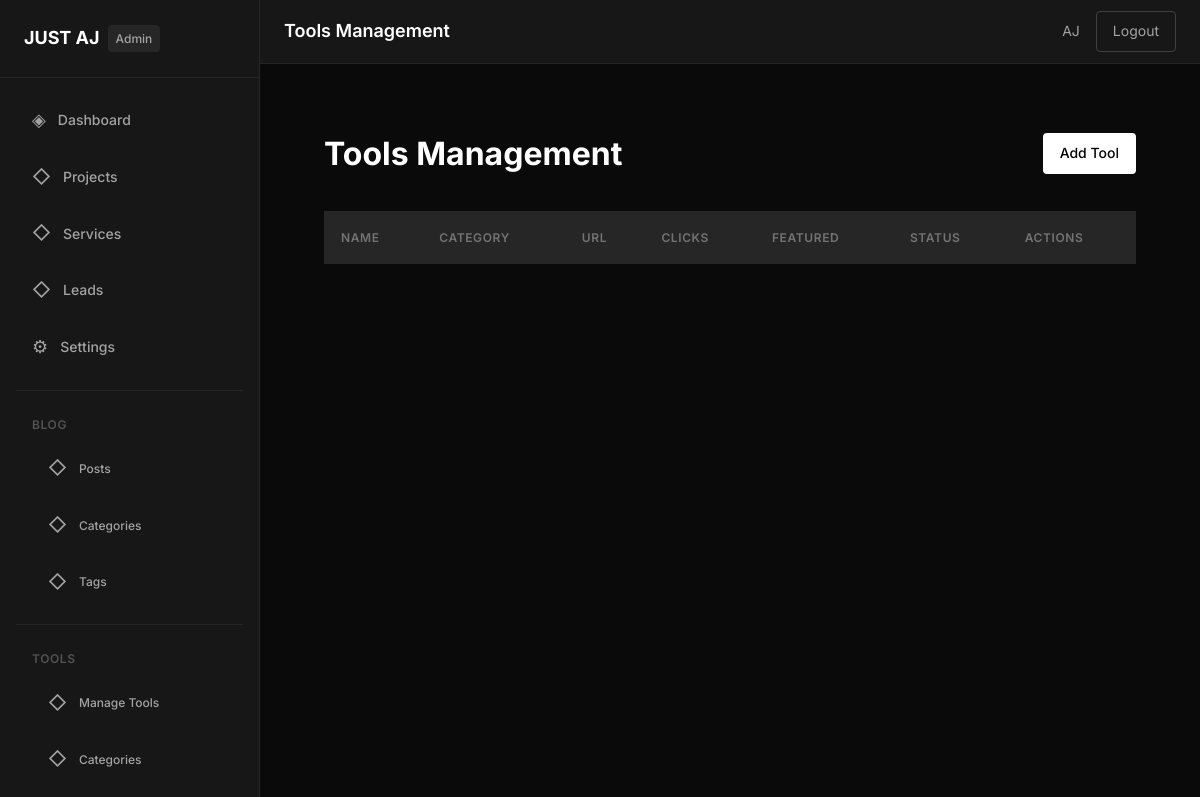
/admin/tools/tools/index.php (signed in), run on an earlier commit of the app's database.
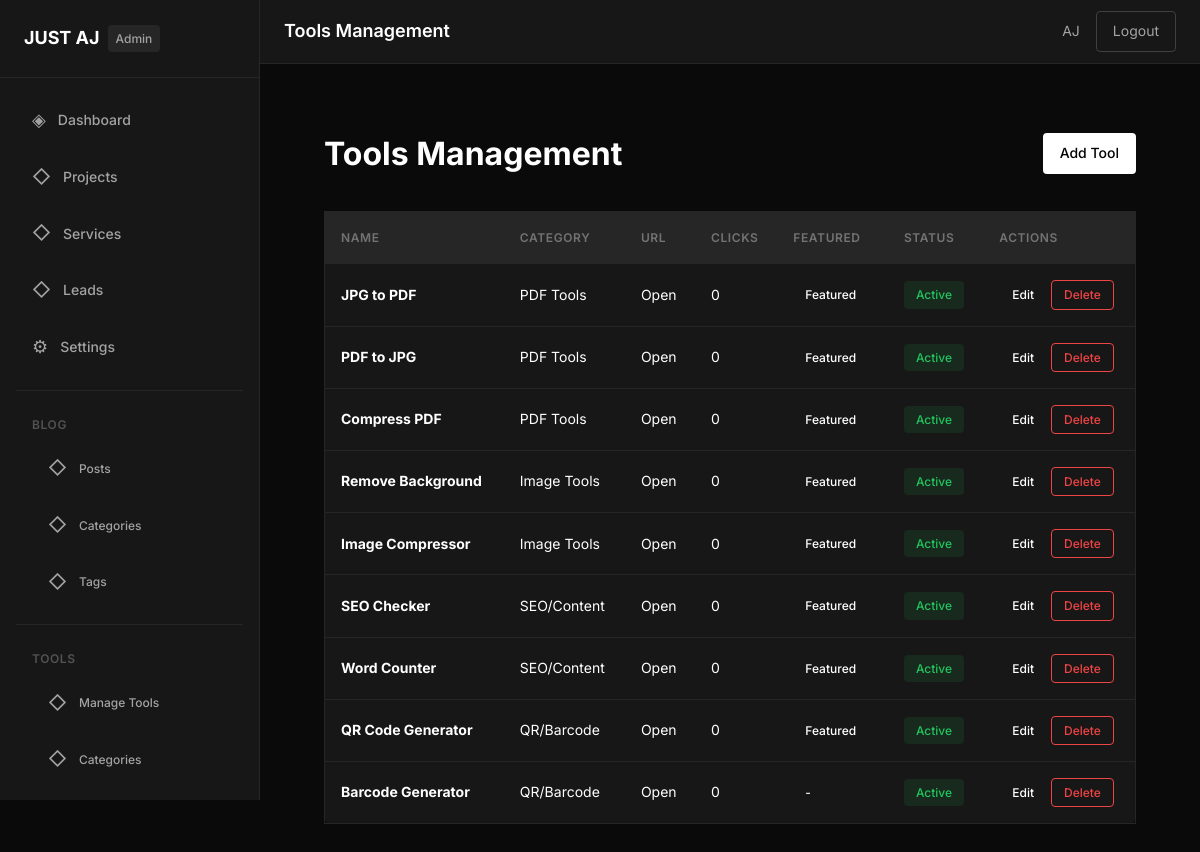
And on a later commit of the database.
### tables this page shows
CREATE TABLE `tools` (
    `id` INT(11) NOT NULL AUTO_INCREMENT,
    `category_id` INT(11) NOT NULL,
    `name` VARCHAR(255) NOT NULL,
    `slug` VARCHAR(255) NOT NULL,
    `description` TEXT,
    `tool_url` VARCHAR(500) NOT NULL,
    `icon` VARCHAR(100),
    `featured` ENUM('yes', 'no') DEFAULT 'no',
    `sort_order` INT(11) DEFAULT 0,
    `click_count` INT(11) DEFAULT 0,
    `status` ENUM('active', 'inactive') DEFAULT 'active',
    `created_at` TIMESTAMP DEFAULT CURRENT_TIMESTAMP,
    PRIMARY KEY (`id`),
    UNIQUE KEY `slug` (`slug`),
    KEY `category_id` (`category_id`),
    KEY `featured` (`featured`)
);

CREATE TABLE `tool_categories` (
    `id` INT(11) NOT NULL AUTO_INCREMENT,
    `name` VARCHAR(255) NOT NULL,
    `slug` VARCHAR(255) NOT NULL,
    `icon` VARCHAR(100),
    `description` TEXT,
    `sort_order` INT(11) DEFAULT 0,
    `status` ENUM('active', 'inactive') DEFAULT 'active',
    `created_at` TIMESTAMP DEFAULT CURRENT_TIMESTAMP,
    PRIMARY KEY (`id`),
    UNIQUE KEY `slug` (`slug`),
    KEY `sort_order` (`sort_order`)
);

### admin/tools/tools/index.php (the view, shortened to what this page needs)
<?php
require_once __DIR__ . '/../../../includes/db.php';
$tools = $pdo->query('SELECT t.*, tc.name as category_name
                      FROM tools t
                      LEFT JOIN tool_categories tc ON t.category_id = tc.id
                      ORDER BY tc.sort_order, t.sort_order')->fetchAll();
include INCLUDES_PATH . '/admin-header.php';
include INCLUDES_PATH . '/admin-sidebar.php';
?>
<div class="admin-content">
    <div class="page-header">
        <h1>Tools Management</h1>
        <a href="create.php" class="btn btn-primary">Add Tool</a>
    </div>
    <div class="table-container">
        <table class="data-table">
            <thead>
                <tr>
                    <th>Name</th>
                    <th>Category</th>
                    <th>URL</th>
                    <th>Clicks</th>
                    <th>Featured</th>
                    <th>Status</th>
                    <th>Actions</th>
                </tr>
            </thead>
            <tbody>
                <?php foreach ($tools as $tool): ?>
                    <tr>
                        <td><strong><?php echo htmlspecialchars($tool['name']); ?></strong></td>
                        <td><?php echo htmlspecialchars($tool['category_name']); ?></td>
                        <td><a href="<?php echo htmlspecialchars($tool['tool_url']); ?>" target="_blank">Open</a></td>
                        <td><span class="badge"><?php echo $tool['click_count']; ?></span></td>
                        <td>
                            <span class="status-badge <?php echo $tool['featured']; ?>">
                                <?php echo $tool['featured'] === 'yes' ? 'Featured' : '-'; ?>
                            </span>
                        </td>
                        <td>
                            <span class="status-badge <?php echo $tool['status']; ?>">
                                <?php echo ucfirst($tool['status']); ?>
                            </span>
                        </td>
                        <td class="actions">
                            <a href="edit.php?id=<?php echo $tool['id']; ?>" class="btn btn-sm">Edit</a>
                            <a href="?delete=<?php echo $tool['id']; ?>" class="btn btn-sm btn-danger" onclick="return confirm('Delete this tool?')">Delete</a>
                        </td>
                    </tr>
                <?php endforeach; ?>
            </tbody>
        </table>
    </div>
</div>
<?php include INCLUDES_PATH . '/admin-footer.php'; ?>

What changed in the data, as far as the page shows it:
added tools: name "JPG to PDF", tool_categories.name "PDF Tools", click_count "0", featured "Featured", status "Active"
added tools: name "PDF to JPG", tool_categories.name "PDF Tools", click_count "0", featured "Featured", status "Active"
added tools: name "Compress PDF", tool_categories.name "PDF Tools", click_count "0", featured "Featured", status "Active"
added tools: name "Remove Background", tool_categories.name "Image Tools", click_count "0", featured "Featured", status "Active"
added tools: name "Image Compressor", tool_categories.name "Image Tools", click_count "0", featured "Featured", status "Active"
added tools: name "SEO Checker", tool_categories.name "SEO/Content", click_count "0", featured "Featured", status "Active"
added tools: name "Word Counter", tool_categories.name "SEO/Content", click_count "0", featured "Featured", status "Active"
added tools: name "QR Code Generator", tool_categories.name "QR/Barcode", click_count "0", featured "Featured", status "Active"
added tools: name "Barcode Generator", tool_categories.name "QR/Barcode", click_count "0", status "Active"
